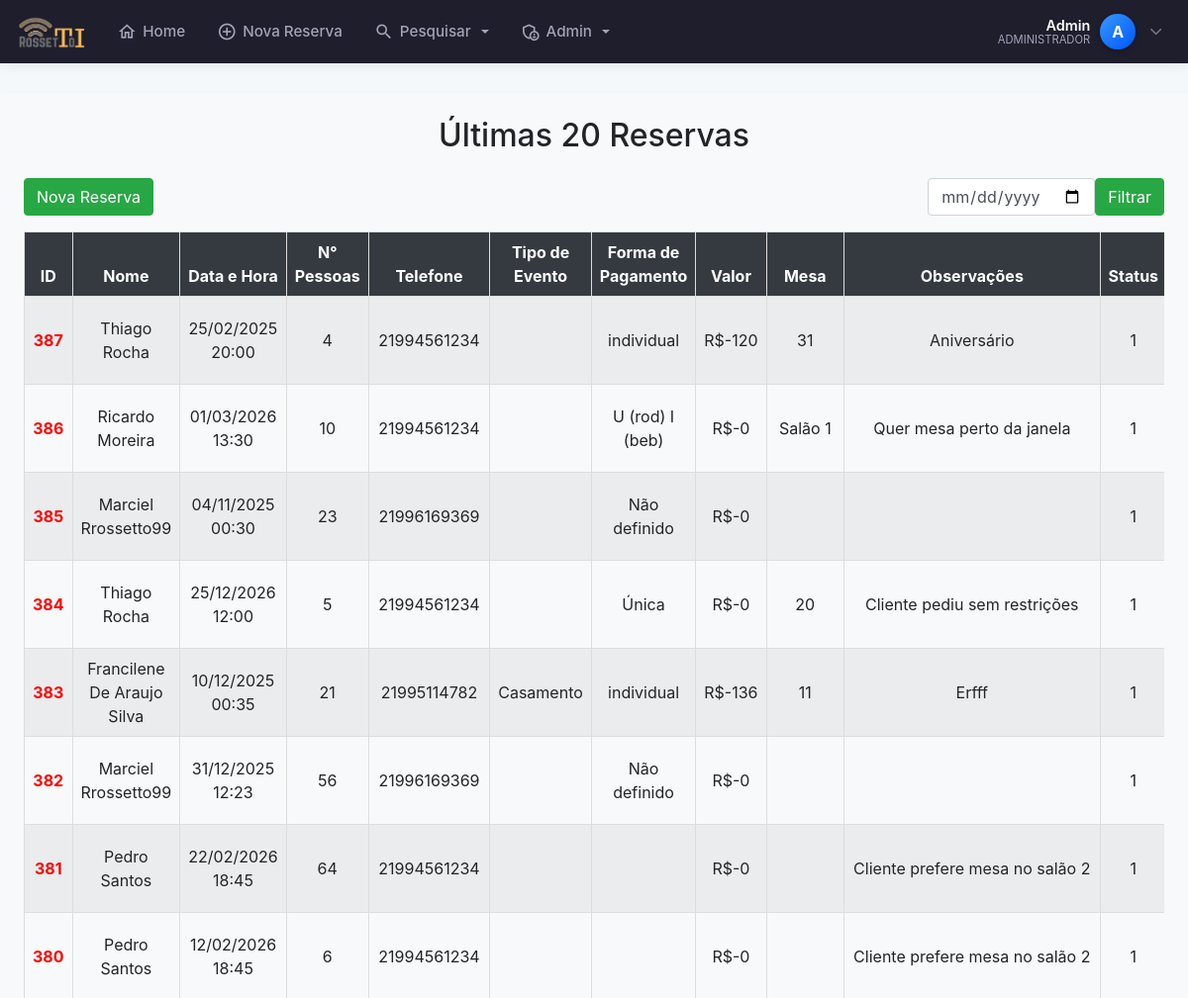
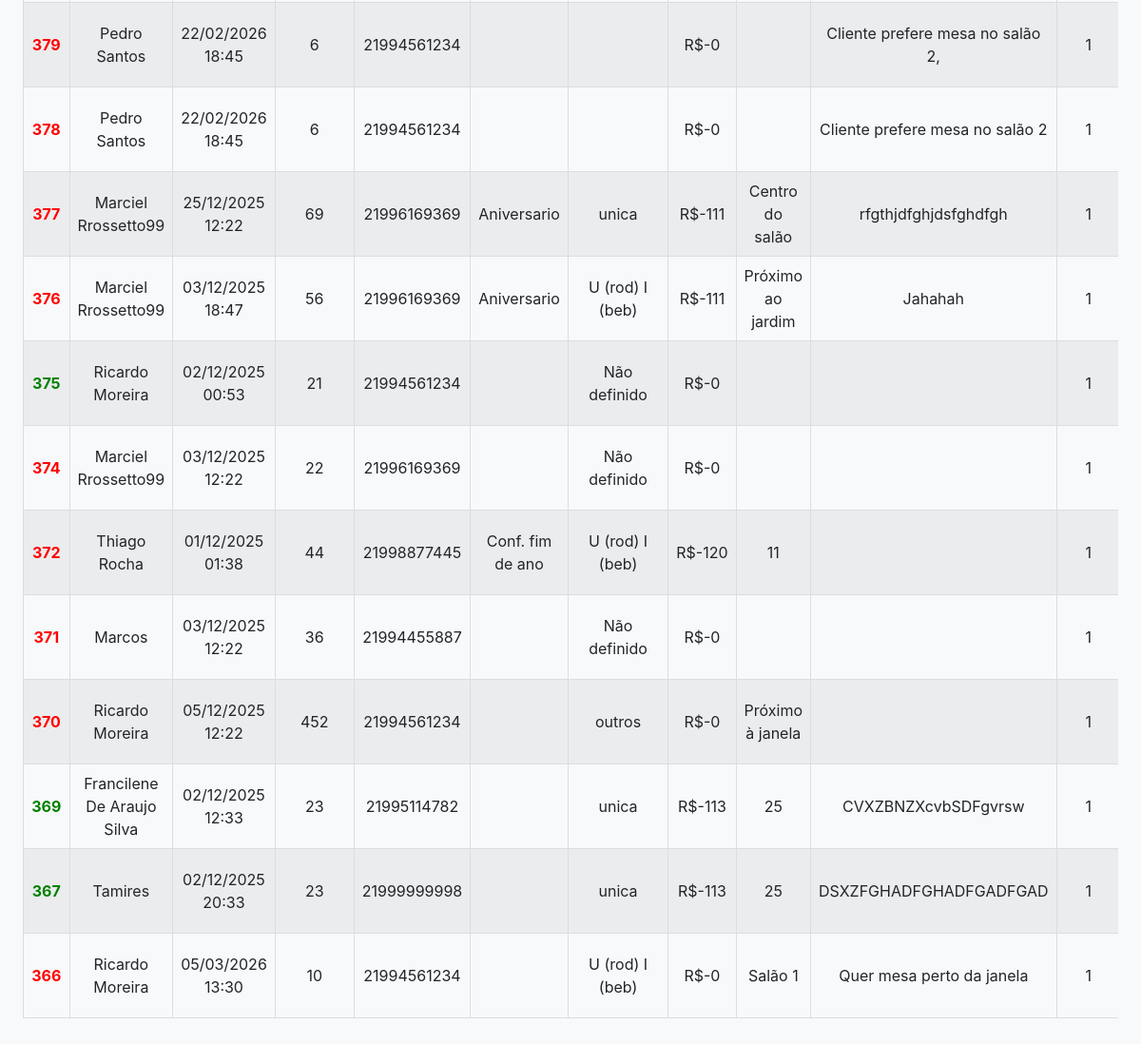
The app's page /clikCalendar.php (signed in) with its own data (2 pictures, top to bottom).
### tables this page shows
CREATE TABLE `clientes` (
  `id` int(11) NOT NULL AUTO_INCREMENT,
  `nome` varchar(100) NOT NULL,
  `data` date NOT NULL,
  `num_pessoas` int(11) NOT NULL,
  `horario` time NOT NULL,
  `telefone` varchar(255) DEFAULT NULL,
  `telefone2` varchar(255) DEFAULT NULL,
  `tipo_evento` varchar(50) NOT NULL,
  `forma_pagamento` varchar(50) NOT NULL,
  `valor_rodizio` int(11) DEFAULT NULL,
  `num_mesa` varchar(255) DEFAULT NULL,
  `observacoes` varchar(300) NOT NULL,
  `obsCliente` varchar(255) DEFAULT NULL,
  `data_emissao` datetime NOT NULL DEFAULT current_timestamp(),
  `status` tinyint(1) DEFAULT 1,
  `confirmado` tinyint(1) DEFAULT 0,
  `usuario_id` int(11) DEFAULT NULL,
  `motivo_cancelamento` varchar(255) DEFAULT NULL,
  PRIMARY KEY (`id`)
);

### clikCalendar.php (the view, shortened to what this page needs)
<?php
require 'config.php';
require 'cabecalho.php';
?>
<div class="bg-light p-4 rounded shadow-sm mt-4">
    <?php
    $filtro = isset($_GET['data']) ? $_GET['data'] : "";
    if ($filtro != "") {
        $data_formatada = date("d/m/Y", strtotime($filtro));
        echo "<h2 class='text-center mb-4'>Reservas para o dia: $data_formatada</h2>";
    } else {
        echo "<h2 class='text-center mb-4'>Últimas 20 Reservas</h2>";
    }
    ?>
    <div class="d-flex justify-content-between align-items-center mb-3">
        <a href="adicionar_reserva.php" class="btn btn-success">
            <ion-icon name="add-circle-outline"></ion-icon> Nova Reserva
        </a>
        <form method="GET" class="d-flex">
            <input type="date" name="data" class="form-control me-2" value="<?= $filtro ?? '' ?>">
            <button type="submit" class="btn btn-success">Filtrar</button>
        </form>
    </div>
    <div class="table-responsive">
        <table class="table table-striped table-bordered table-hover table-sm w-100">
            <thead class="thead-dark">
            <tr>
                    <th style="border: 1px solid #ddd; padding: 8px;">ID</th>
                    <th style="border: 1px solid #ddd; padding: 8px;">Nome</th>
                    <th style="border: 1px solid #ddd; padding: 8px;">Data e Hora</th>
                    <th style="border: 1px solid #ddd; padding: 8px;">N° Pessoas</th>
                    <th style="border: 1px solid #ddd; padding: 8px;">Telefone</th>
                    <th style="border: 1px solid #ddd; padding: 8px;">Tipo de Evento</th>
                    <th style="border: 1px solid #ddd; padding: 8px;">Forma de Pagamento</th>
                    <th style="border: 1px solid #ddd; padding: 8px;">Valor</th>
                    <th style="border: 1px solid #ddd; padding: 8px;">Mesa</th>
                    <th style="border: 1px solid #ddd; padding: 8px;">Observações</th>
                    <th style="border: 1px solid #ddd; padding: 8px;">Status</th>
                </tr>
            </thead>
            <tbody>
                <?php
                $sql = "SELECT * FROM clientes WHERE data LIKE '$filtro%' AND status != 0 ORDER BY id DESC LIMIT 20";
                $sql = $pdo->query($sql);
                if ($sql->rowCount() > 0) {
                    foreach ($sql->fetchAll() as $reserva) {
                        $corId = ($reserva['confirmado'] == 1) ? 'green' : 'red';
                        $nome = ucwords(strtolower(htmlspecialchars($reserva['nome'])));
                        $status_class = $reserva['status'] == 0 ? 'color: red; text-decoration: line-through;' : '';
                        echo "<tr style='$status_class'>";
                        echo '<td class="id-column" style="border: 1px solid #ddd; padding: 8px; font-weight: bold; color: ' . $corId . ';">' . $reserva['id'] . ' </td>';
                        echo "<td style='border: 1px solid #ddd; padding: 8px;'>$nome</td>";
                        echo "<td style='border: 1px solid #ddd; padding: 8px;'>" . date('d/m/Y H:i', strtotime($reserva['data'] . ' ' . $reserva['horario'])) . "</td>";
                        echo "<td style='border: 1px solid #ddd; padding: 8px;'>{$reserva['num_pessoas']}</td>";
                        echo "<td style='border: 1px solid #ddd; padding: 8px;'>{$reserva['telefone']}</td>";
                        echo "<td style='border: 1px solid #ddd; padding: 8px;'>{$reserva['tipo_evento']}</td>";
                        echo "<td style='border: 1px solid #ddd; padding: 8px;'>{$reserva['forma_pagamento']}</td>";
                        echo "<td style='border: 1px solid #ddd; padding: 8px;'>R$-{$reserva['valor_rodizio']}</td>";
                        echo "<td style='border: 1px solid #ddd; padding: 8px;'>{$reserva['num_mesa']}</td>";
                        echo "<td style='border: 1px solid #ddd; padding: 8px;'>
                                <div style='max-width: 300px; max-height: 100px; overflow-y: auto; word-wrap: break-word; font-size: auto;'>{$reserva['observacoes']}</div>
                              </td>";
                        echo "<td style='border: 1px solid #ddd; padding: 8px;'>{$reserva['status']}</td>";
                        echo "</tr>";
                    }
                } else {
                    echo "<tr><td colspan='13' style='border: 1px solid #ddd; padding: 8px;'>Nenhuma reserva encontrada.</td></tr>";
                }
                ?>
            </tbody>
        </table>
    </div>
</div>

### cabecalho.php (shortened to what this page needs)
<?php
require 'config.php';
$nome_usuario = "Visitante";
$status = null;
$letra_avatar = "U";
if (isset($_SESSION['mmnlogin'])) {
    $user_id = $_SESSION['mmnlogin'];
    try {
        $sql = $pdo->prepare("SELECT nome, status, email FROM login WHERE id = :id");
        $sql->bindValue(':id', $user_id);
        $sql->execute();
        if ($sql->rowCount() > 0) {
            $usuario = $sql->fetch(PDO::FETCH_ASSOC);
            $nome_completo = ucwords(strtolower($usuario['nome']));
            $partes_nome = explode(' ', $nome_completo);
            $nome_usuario = $partes_nome[0];
            $status = $usuario['status'];
            $letra_avatar = strtoupper(substr($nome_usuario, 0, 1));
        }
    } catch (PDOException $e) {
    }
}
?>
<!DOCTYPE html>
<html lang="pt-br">
<head>
    <link rel="stylesheet" href="https://cdn.jsdelivr.net/npm/bootstrap@4.6.2/dist/css/bootstrap.min.css">
    <link rel="stylesheet" href="https://cdnjs.cloudflare.com/ajax/libs/font-awesome/6.5.0/css/all.min.css">
</head>
<body>
<nav class="navbar navbar-expand-lg navbar-dark fixed-top navbar-custom">
    <a class="navbar-brand mr-auto" href="index.php">
        <img src="./rossetto28.png" alt="Logo">
    </a>
    <div class="collapse navbar-collapse" id="menuPrincipal">
        <ul class="navbar-nav mr-auto ml-3">
            <li class="nav-item">
                <a class="nav-link" href="index.php">
                    <i class="material-icons-outlined">home</i> Home
                </a>
            </li>
            <li class="nav-item">
                <a class="nav-link" href="adicionar_reserva.php">
                    <i class="material-icons-outlined">add_circle_outline</i> Nova Reserva
                </a>
            </li>
            <li class="nav-item dropdown">
                <a class="nav-link dropdown-toggle" href="#" id="dropPesquisa" data-toggle="dropdown" aria-haspopup="true" aria-expanded="false">
                    <i class="material-icons-outlined">search</i> Pesquisar
                </a>
            </li>
            <?php if ($status == 1): ?>
            <li class="nav-item dropdown">
                <a class="nav-link dropdown-toggle" href="#" id="dropAdmin" data-toggle="dropdown" aria-haspopup="true" aria-expanded="false">
                    <i class="material-icons-outlined">admin_panel_settings</i> Admin
                </a>
            </li>
            <?php endif; ?>
        </ul>
        <ul class="navbar-nav d-none d-lg-flex align-items-center">
            <li class="nav-item dropdown">
                <div class="user-profile-widget" data-toggle="dropdown" aria-haspopup="true" aria-expanded="false">
                    <div class="user-info text-right">
                        <span class="user-name"><?= htmlspecialchars($nome_usuario) ?></span>
                        <span class="user-role"><?= ($status == 1) ? 'Administrador' : 'Colaborador' ?></span>
                    </div>
                    <div class="user-avatar">
                        <?= $letra_avatar ?>
                    </div>
                    <i class="fas fa-chevron-down text-muted ml-1" style="font-size: 0.8rem;"></i>
                </div>
            </li>
        </ul>
    </div>
</nav>
</body>
</html>

### cabecalho.php (style rules this page uses)
:root { --primary-bg: #1e1e2d; --active-color: #3699ff; --text-color: #a2a3b7; --text-hover: #ffffff; }
body { padding-top: 70px; background-color: #f5f8fa; }
.navbar-custom { background-color: var(--primary-bg); box-shadow: 0 0 15px rgba(0,0,0,0.1); padding: 0.5rem 1rem; }
.navbar-brand img { height: 35px; transition: transform 0.2s; }
.navbar-dark .navbar-nav .nav-link { color: var(--text-color); font-weight: 500; font-size: 0.95rem; display: flex; align-items: center; gap: 6px; padding: 0.8rem 1rem; border-radius: 6px; transition: all 0.2s ease; }
.material-icons-outlined { font-size: 20px; }
.user-profile-widget { cursor: pointer; padding: 5px 10px; border-radius: 50px; transition: background 0.2s; display: flex; align-items: center; gap: 10px; }
.user-avatar { width: 36px; height: 36px; background: linear-gradient(135deg, #3699ff, #0055ff); color: white; border-radius: 50%; display: flex; align-items: center; justify-content: center; font-weight: 700; font-size: 16px; box-shadow: 0 3px 6px rgba(0,0,0,0.2); }
.user-info { display: flex; flex-direction: column; line-height: 1.1; }
.user-name { color: white; font-weight: 600; font-size: 0.9rem; }
.user-role { color: var(--text-color); font-size: 0.7rem; text-transform: uppercase; }

### clikCalendar.php (style rules this page uses)
.table th, .table td { text-align: center; vertical-align: middle; }
.thead-dark th { background-color: #343a40; color: #fff; }

### records on screen
clientes: id "387", nome "Thiago Rocha", data+horario "25/02/2025 20:00", num_pessoas "4", telefone "21994561234", forma_pagamento "individual", valor_rodizio "120", num_mesa "31", observacoes "Aniversário", status "1"
clientes: id "386", nome "Ricardo Moreira", data+horario "01/03/2026 13:30", num_pessoas "10", telefone "21994561234", forma_pagamento "U (rod) I (beb)", valor_rodizio "0", num_mesa "Salão 1", observacoes "Quer mesa perto da janela", status "1"
clientes: id "385", nome "Marciel Rrossetto99", data+horario "04/11/2025 00:30", num_pessoas "23", telefone "21996169369", forma_pagamento "Não definido", valor_rodizio "0", status "1"
clientes: id "384", nome "Thiago Rocha", data+horario "25/12/2026 12:00", num_pessoas "5", telefone "21994561234", forma_pagamento "Única", valor_rodizio "0", num_mesa "20", observacoes "Cliente pediu sem restrições", status "1"
clientes: id "383", nome "Francilene De Araujo Silva", data+horario "10/12/2025 00:35", num_pessoas "21", telefone "21995114782", tipo_evento "Casamento", forma_pagamento "individual", valor_rodizio "136", num_mesa "11", observacoes "Erfff", status "1"
clientes: id "382", nome "Marciel Rrossetto99", data+horario "31/12/2025 12:23", num_pessoas "56", telefone "21996169369", forma_pagamento "Não definido", valor_rodizio "0", status "1"
clientes: id "381", nome "Pedro Santos", data+horario "22/02/2026 18:45", num_pessoas "64", telefone "21994561234", valor_rodizio "0", observacoes "Cliente prefere mesa no salão 2", status "1"
clientes: id "380", nome "Pedro Santos", data+horario "12/02/2026 18:45", num_pessoas "6", telefone "21994561234", valor_rodizio "0", observacoes "Cliente prefere mesa no salão 2", status "1"
clientes: id "379", nome "Pedro Santos", data+horario "22/02/2026 18:45", num_pessoas "6", telefone "21994561234", valor_rodizio "0", observacoes "Cliente prefere mesa no salão 2,", status "1"
clientes: id "378", nome "Pedro Santos", data+horario "22/02/2026 18:45", num_pessoas "6", telefone "21994561234", valor_rodizio "0", observacoes "Cliente prefere mesa no salão 2", status "1"
clientes: id "377", nome "Marciel Rrossetto99", data+horario "25/12/2025 12:22", num_pessoas "69", telefone "21996169369", tipo_evento "Aniversario", forma_pagamento "unica", valor_rodizio "111", num_mesa "Centro do salão", observacoes "rfgthjdfghjdsfghdfgh", status "1"
clientes: id "376", nome "Marciel Rrossetto99", data+horario "03/12/2025 18:47", num_pessoas "56", telefone "21996169369", tipo_evento "Aniversario", forma_pagamento "U (rod) I (beb)", valor_rodizio "111", num_mesa "Próximo ao jardim", observacoes "Jahahah", status "1"
clientes: id "375", nome "Ricardo Moreira", data+horario "02/12/2025 00:53", num_pessoas "21", telefone "21994561234", forma_pagamento "Não definido", valor_rodizio "0", status "1"
clientes: id "374", nome "Marciel Rrossetto99", data+horario "03/12/2025 12:22", num_pessoas "22", telefone "21996169369", forma_pagamento "Não definido", valor_rodizio "0", status "1"
clientes: id "372", nome "Thiago Rocha", data+horario "01/12/2025 01:38", num_pessoas "44", telefone "21998877445", tipo_evento "Conf. fim de ano", forma_pagamento "U (rod) I (beb)", valor_rodizio "120", num_mesa "11", status "1"
clientes: id "371", nome "Marcos", data+horario "03/12/2025 12:22", num_pessoas "36", telefone "21994455887", forma_pagamento "Não definido", valor_rodizio "0", status "1"
clientes: id "370", nome "Ricardo Moreira", data+horario "05/12/2025 12:22", num_pessoas "452", telefone "21994561234", forma_pagamento "outros", valor_rodizio "0", num_mesa "Próximo à janela", status "1"
clientes: id "369", nome "Francilene De Araujo Silva", data+horario "02/12/2025 12:33", num_pessoas "23", telefone "21995114782", forma_pagamento "unica", valor_rodizio "113", num_mesa "25", observacoes "CVXZBNZXcvbSDFgvrsw", status "1"
clientes: id "367", nome "Tamires", data+horario "02/12/2025 20:33", num_pessoas "23", telefone "21999999998", forma_pagamento "unica", valor_rodizio "113", num_mesa "25", observacoes "DSXZFGHADFGHADFGADFGAD", status "1"
clientes: id "366", nome "Ricardo Moreira", data+horario "05/03/2026 13:30", num_pessoas "10", telefone "21994561234", forma_pagamento "U (rod) I (beb)", valor_rodizio "0", num_mesa "Salão 1", observacoes "Quer mesa perto da janela", status "1"

### other values on screen
$nome_usuario "Admin"
$letra_avatar "A"
